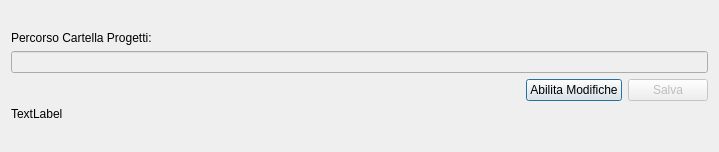
<?xml version="1.0" encoding="UTF-8"?>
<ui version="4.0">
 <class>CartellaProgetti</class>
 <widget class="QDialog" name="CartellaProgetti">
  <property name="geometry">
   <rect>
    <x>0</x>
    <y>0</y>
    <width>719</width>
    <height>152</height>
   </rect>
  </property>
  <property name="windowTitle">
   <string>Cartella Progetti</string>
  </property>
  <layout class="QVBoxLayout" name="verticalLayout_2">
   <item>
    <layout class="QVBoxLayout" name="verticalLayout">
     <item>
      <spacer name="verticalSpacer">
       <property name="orientation">
        <enum>Qt::Vertical</enum>
       </property>
       <property name="sizeHint" stdset="0">
        <size>
         <width>20</width>
         <height>40</height>
        </size>
       </property>
      </spacer>
     </item>
     <item>
      <widget class="QLabel" name="label">
       <property name="text">
        <string>Percorso Cartella Progetti:</string>
       </property>
      </widget>
     </item>
     <item>
      <widget class="QLineEdit" name="lineEdit">
       <property name="enabled">
        <bool>false</bool>
       </property>
      </widget>
     </item>
     <item>
      <layout class="QHBoxLayout" name="horizontalLayout">
       <item>
        <spacer name="horizontalSpacer">
         <property name="orientation">
          <enum>Qt::Horizontal</enum>
         </property>
         <property name="sizeHint" stdset="0">
          <size>
           <width>40</width>
           <height>20</height>
          </size>
         </property>
        </spacer>
       </item>
       <item>
        <widget class="QPushButton" name="pushButton_2">
         <property name="text">
          <string>Abilita Modifiche</string>
         </property>
        </widget>
       </item>
       <item>
        <widget class="QPushButton" name="pushButton">
         <property name="enabled">
          <bool>false</bool>
         </property>
         <property name="text">
          <string>Salva</string>
         </property>
        </widget>
       </item>
      </layout>
     </item>
     <item>
      <widget class="QLabel" name="label_2">
       <property name="text">
        <string>TextLabel</string>
       </property>
      </widget>
     </item>
     <item>
      <spacer name="verticalSpacer_2">
       <property name="orientation">
        <enum>Qt::Vertical</enum>
       </property>
       <property name="sizeHint" stdset="0">
        <size>
         <width>20</width>
         <height>40</height>
        </size>
       </property>
      </spacer>
     </item>
    </layout>
   </item>
  </layout>
 </widget>
 <resources/>
 <connections/>
</ui>
